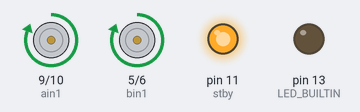
Bench run of a sketch on a simulated Arduino Uno, built with avr-gcc and run on an emulated ATmega328P. On the bench: motor-driver pin pairs drawn as motors (green arrow = first pin HIGH = forward, orange = second pin HIGH = backward, longer = more drive, scaled by the enable pin, stopped while the standby pin is LOW), output pins drawn as LEDs (lit = HIGH).

Above: at 1.5 s.
At 3.5 s:
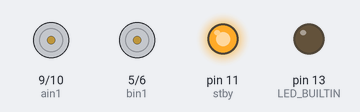
At 5.5 s:
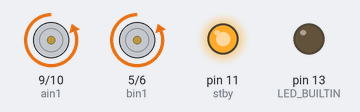
Timing chart, 0 to 10.4 s (numbered marks = the images above):
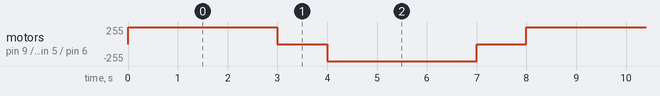

The sketch:

TB6612.ino
```cpp
/**
Play around with TB6612 motor driver
*/

const uint8_t pwm_a{8}, ain1{9}, ain2{10}, pwm_b{7}, bin1{5}, bin2{6}, stby{11};


void setup() {
  pinMode(pwm_a, OUTPUT);
  pinMode(ain1, OUTPUT);
  pinMode(ain2, OUTPUT);
  pinMode(pwm_b, OUTPUT);
  pinMode(bin1, OUTPUT);
  pinMode(bin2, OUTPUT);
  pinMode(stby, OUTPUT);
  pinMode(LED_BUILTIN, OUTPUT);

  digitalWrite(stby, HIGH);
  digitalWrite(pwm_a, HIGH);
  digitalWrite(pwm_b, HIGH);
}

void loop() {
  // Forwards
  digitalWrite(LED_BUILTIN, HIGH);
  digitalWrite(ain1, HIGH);
  digitalWrite(ain2, LOW);
  digitalWrite(bin1, HIGH);
  digitalWrite(bin2, LOW);
  digitalWrite(LED_BUILTIN, LOW);
  delay(3000);

  // Coast A, Short B
  digitalWrite(ain1, LOW);
  digitalWrite(ain2, LOW);
  digitalWrite(bin1, HIGH);
  digitalWrite(bin2, HIGH);
  delay(1000);

  // Backwards
  digitalWrite(LED_BUILTIN, HIGH);
  digitalWrite(ain1, LOW);
  digitalWrite(ain2, HIGH);
  digitalWrite(bin1, LOW);
  digitalWrite(bin2, HIGH);
  digitalWrite(LED_BUILTIN, LOW);
  delay(3000);

  // Short A, Coast B
  digitalWrite(ain1, HIGH);
  digitalWrite(ain2, HIGH);
  digitalWrite(bin1, LOW);
  digitalWrite(bin2, LOW);
  delay(1000);
}
```

Measured:
- by itself, motor on pin 9 (ain1) / pin 10 (ain2), motor on pin 5 (bin1) / pin 6 (bin2): repeats every 8.0 s: stopped 1.0 s, backward 255/255 3.0 s, stopped 1.0 s, forward 255/255 3.0 s
